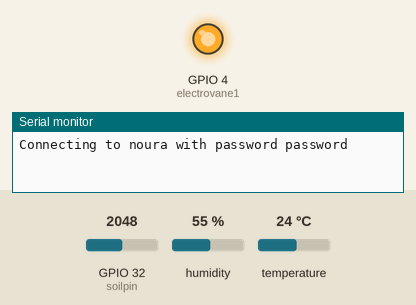
A sketch run on a simulated ESP32. Parts: output pins drawn as LEDs (lit = HIGH), the last lines printed to the serial monitor. The inputs (shaded band) are chosen by the test bench; at power-on: GPIO 32 (soilpin) = 2048, humidity 55 %, temperature 24 °C. WiFi joins after 1.5 s; servers stay silent unless stated; uploads are accepted with an empty reply; the local clock reads 2024-03-15 10:24:30 at power-on unless the sketch sets it.

Above: at 0.1 s.
At 2.6 s:
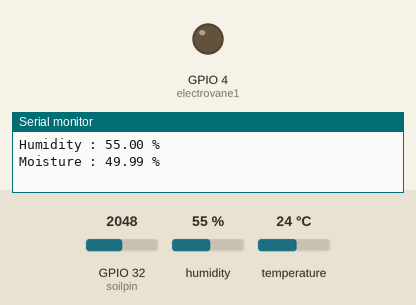
Timing chart, 0 to 4.1 s (numbered marks = the images above):
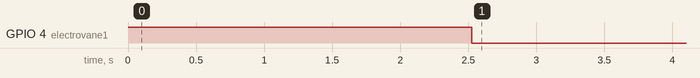

The sketch:

sketch_jun06a_agro.ino
```cpp
                                                                                                                                                                                                                                                                                                                                                                                                                                                                                                                                                                                                                                                                                                                                                                                                                                                                                                                                                                                                                                                                                                                                                                                                                                                                                                                                                                                                                                                                                                                                                                                                                                                                                                                                                                                                                                                                                                                                                                                                                                                                                                                                                                                                                                                                                                                                                                                                                                                                                                                                                                                                                                                                                                                                                                                                                                                                                                                                                                                                                                                                                                                                                                                                                                                                                                                                                                                                                                                                                                                                                                                                                                                                                                                                                                                                                                                                                                                                                                                                                                                                                                                                                                                                                                                                                                                                                                                                                                                                                                                                                                                                                                                                                                                                                                                                                                                                                                                                                                                                                                                                                                                                                                                                                                                                                                                                                                                                                                                                                                                          #include <DHT.h>
#include <ArduinoJson.h>
#include <WiFi.h>
#include "string.h"
#include <math.h>
#include <HTTPClient.h>
#include "time.h"
#define WIFI_SSID "noura"
#define WIFI_PASSWORD "password"
#include "ESP32_MailClient.h"
/*
#define emailSenderAccount    "foulenpfe@gmail.com"
#define emailSenderPassword   "foulenPFE"
#define emailRecipient        "belhadjamor.noura1999@gmail.com"
#define smtpServer            "smtp.gmail.com"
#define smtpServerPort        465
#define emailSubject          "Humidité de sol %"
// The Email Sending data object contains config and data to send
SMTPData smtpData;
// Callback function to get the Email sending status
void sendCallback(SendStatus info);
*/

#define dhtpin 2
#define soilpin 32
boolean state = false;
const int electrovane1 = 4;


DHT dht(dhtpin,DHT11);

unsigned long epochTime;
unsigned long dataMillis=0;

String serverName = "https://smartwaterring.herokuapp.com/api/sensors";
StaticJsonDocument<500> doc;


void setup()
{
  Serial.begin(115200);
  //begin dht11
  dht.begin();

  //electrovane
  pinMode(electrovane1, OUTPUT);
  digitalWrite(electrovane1, HIGH);

  //Connexion au WIFI
  Serial.print("Connecting to ");
  Serial.print(WIFI_SSID);
  Serial.print(" with password ");
  Serial.println(WIFI_PASSWORD);

  WiFi.begin(WIFI_SSID, WIFI_PASSWORD);
  while(WiFi.status() != WL_CONNECTED) {
  delay(500);
  Serial.print(".");
  }
  Serial.println("");
  Serial.print("Connected to WiFi network with IP Address: ");
  Serial.println(WiFi.localIP());
  Serial.println("");
/*
// Set the SMTP Server Email host, port, account and password
  smtpData.setLogin(smtpServer, smtpServerPort, emailSenderAccount, emailSenderPassword);
  // Set the sender name and Email
  smtpData.setSender("ESP32", emailSenderAccount);
  // Set Email priority or importance High, Normal, Low or 1 to 5 (1 is highest)
  smtpData.setPriority("High");
  // Set the subject
  smtpData.setSubject(emailSubject);
  // Set the message with HTML format
  smtpData.setMessage("<div style=\"color:#2f4468;\"><h1>Arabic Arduino Lessons!</h1><p>- It's youtube channel by Nader</p></div>", true);
  // Set the email message in text format (raw)
  //smtpData.setMessage("Hello World! - Sent from ESP32 board", false);
  // Add recipients, you can add more than one recipient
  smtpData.addRecipient(emailRecipient);
  //smtpData.addRecipient("YOUR_OTHER_RECIPIENT_EMAIL_ADDRESS@EXAMPLE.com");
  smtpData.setSendCallback(sendCallback);
  //Start sending Email, can be set callback function to track the status
  if (!MailClient.sendMail(smtpData))
    Serial.println("Error sending Email, " + MailClient.smtpErrorReason());
  //Clear all data from Email object to free memory
  smtpData.empty();
*/
}
void loop()
{
 if(millis()- dataMillis > 15000 || dataMillis == 0){

  dataMillis =millis();
  epochTime-getTime();

  Serial.println(epochTime);
  float temperature=dht.readTemperature();
  float humidity = dht.readHumidity();

  float moisture=analogRead(soilpin);
  float moisturePercent=100.00-((moisture/4095.00)*100);


  //affichage dans le COM :
  //humidity air
  Serial.print("Temperature : ");
  Serial.print(String(temperature));
  Serial.print(" C°");

  Serial.print("\nHumidity : ");
  Serial.print(String(humidity));
  Serial.print(" %");


  //humidity sol
  Serial.print("\nMoisture : ");
  Serial.print(String(moisturePercent));
  Serial.print(" %");
  Serial.print("\n ");


    //Arrosage intelligent ( automatique)
    if (moisturePercent>300)
  {
    delay(1000);
    digitalWrite(electrovane1, HIGH);
    state=true;
  }

  else
  {
    delay(1000);
    digitalWrite (electrovane1,LOW);
    state=false;
  }
  delay (1000);

  // envoyer les données sous form de json
  doc["temp"]= floor(temperature);
  doc["hum"]= floor(humidity);
  doc["humsol"]= floor(moisturePercent);
  doc["electrovane"]= state;
  doc["manuelle"]= GETData();

  Serial.println("update data ...");
  POSTData();
 // GETData();
   Serial.println(state);

//arrosage manuelle :
  if(GETData()== true){
    delay(1000);
    digitalWrite(electrovane1, HIGH);
    state=true;
  }else{
    delay(1000);
    digitalWrite(electrovane1,LOW);
    state=false;
    }


  }
}


unsigned long getTime(){
    time_t now;

    struct tm timeinfo;
    if(!getLocalTime(&timeinfo)){
      return (0);
      }
      time(&now);
      return now;

  }


void POSTData()
{

      if(WiFi.status()== WL_CONNECTED){
      HTTPClient http;
      http.begin(serverName);
      http.addHeader("Content-Type", "application/json");

      String json;
      serializeJson(doc, json);

      Serial.println(json);
      int httpResponseCode = http.POST(json);
      Serial.println(httpResponseCode);
      }
}


bool GETData()
{

      if(WiFi.status()== WL_CONNECTED){
      HTTPClient http;
      http.begin(serverName);

      int httpcode=http.GET();
      if (httpcode>0){
        String payload=http.getString();
        Serial.println(httpcode);
        Serial.println(payload);
        return httpcode;

        }else{
         Serial.println("error on http request");

          }
          http.end();
      }
}

// Callback function to get the Email sending status
void sendCallback(SendStatus msg) {
  // Print the current status
  Serial.println(msg.info());

  // Do something when complete
  if (msg.success()) {
    Serial.println("----------------");
  }
}
```

Measured:
- by itself, GPIO 4 (electrovane1): HIGH → LOW at 2.5 s
